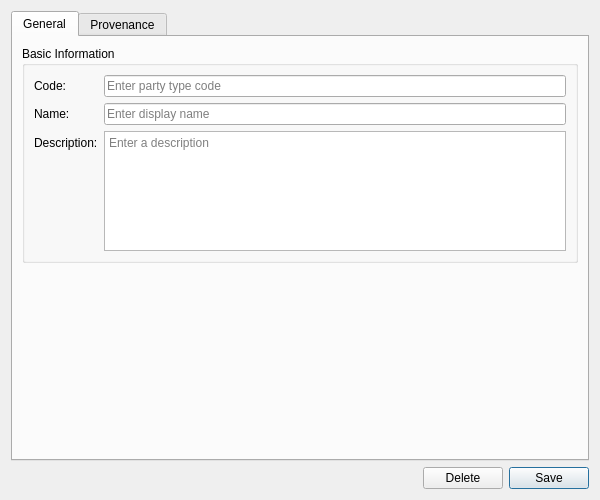
<?xml version="1.0" encoding="UTF-8"?>
<ui version="4.0">
 <class>PartyTypeDetailDialog</class>
 <widget class="QWidget" name="PartyTypeDetailDialog">
  <property name="geometry">
   <rect>
    <x>0</x>
    <y>0</y>
    <width>600</width>
    <height>500</height>
   </rect>
  </property>
  <property name="sizePolicy">
   <sizepolicy hsizetype="Preferred" vsizetype="Preferred">
    <horstretch>0</horstretch>
    <verstretch>0</verstretch>
   </sizepolicy>
  </property>
  <property name="minimumSize">
   <size>
    <width>600</width>
    <height>500</height>
   </size>
  </property>
  <property name="windowTitle">
   <string>Party Type Details</string>
  </property>
  <layout class="QVBoxLayout" name="verticalLayout">
   <item>
    <widget class="QTabWidget" name="tabWidget">
     <property name="currentIndex"><number>0</number></property>
     <widget class="QWidget" name="generalTab">
      <attribute name="title"><string>General</string></attribute>
      <layout class="QVBoxLayout" name="generalLayout">
       <item>
        <widget class="QGroupBox" name="basicInfoGroup">
         <property name="title">
          <string>Basic Information</string>
         </property>
         <layout class="QFormLayout" name="formLayout">
          <item row="0" column="0">
           <widget class="QLabel" name="label_codeEdit">
            <property name="text">
             <string>Code:</string>
            </property>
           </widget>
          </item>
          <item row="0" column="1">
           <widget class="QLineEdit" name="codeEdit">
            <property name="placeholderText">
             <string>Enter party type code</string>
            </property>
           </widget>
          </item>
          <item row="1" column="0">
           <widget class="QLabel" name="label_nameEdit">
            <property name="text">
             <string>Name:</string>
            </property>
           </widget>
          </item>
          <item row="1" column="1">
           <widget class="QLineEdit" name="nameEdit">
            <property name="placeholderText">
             <string>Enter display name</string>
            </property>
           </widget>
          </item>
          <item row="2" column="0">
           <widget class="QLabel" name="label_descriptionEdit">
            <property name="text">
             <string>Description:</string>
            </property>
           </widget>
          </item>
          <item row="2" column="1">
           <widget class="QTextEdit" name="descriptionEdit">
            <property name="minimumSize">
             <size>
              <width>0</width>
              <height>80</height>
             </size>
            </property>
            <property name="maximumSize">
             <size>
              <width>16777215</width>
              <height>120</height>
             </size>
            </property>
            <property name="placeholderText">
             <string>Enter a description</string>
            </property>
           </widget>
          </item>
         </layout>
        </widget>
       </item>
       <item>
        <spacer name="verticalSpacer">
         <property name="orientation">
          <enum>Qt::Vertical</enum>
         </property>
         <property name="sizeHint" stdset="0">
          <size>
           <width>20</width>
           <height>40</height>
          </size>
         </property>
        </spacer>
       </item>
      </layout>
     </widget>
     <widget class="QWidget" name="provenanceTab">
      <attribute name="title"><string>Provenance</string></attribute>
      <layout class="QVBoxLayout" name="provenanceTabLayout">
       <item>
        <widget class="ores::qt::ProvenanceWidget" name="provenanceWidget" native="true"/>
       </item>
      </layout>
     </widget>
    </widget>
   </item>
   <item>
    <layout class="QHBoxLayout" name="buttonLayout">
     <item>
      <spacer name="horizontalSpacer">
       <property name="orientation">
        <enum>Qt::Horizontal</enum>
       </property>
       <property name="sizeHint" stdset="0">
        <size>
         <width>40</width>
         <height>20</height>
        </size>
       </property>
      </spacer>
     </item>
     <item>
      <widget class="QPushButton" name="deleteButton">
       <property name="text">
        <string>Delete</string>
       </property>
      </widget>
     </item>
     <item>
      <widget class="QPushButton" name="saveButton">
       <property name="text">
        <string>Save</string>
       </property>
       <property name="default">
        <bool>true</bool>
       </property>
      </widget>
     </item>
    </layout>
   </item>
  </layout>
 </widget>
 <customwidgets>
  <customwidget>
   <class>ores::qt::ProvenanceWidget</class>
   <extends>QWidget</extends>
   <header>ores.qt/ProvenanceWidget.hpp</header>
  </customwidget>
 </customwidgets>
 <resources/>
 <connections/>
</ui>
